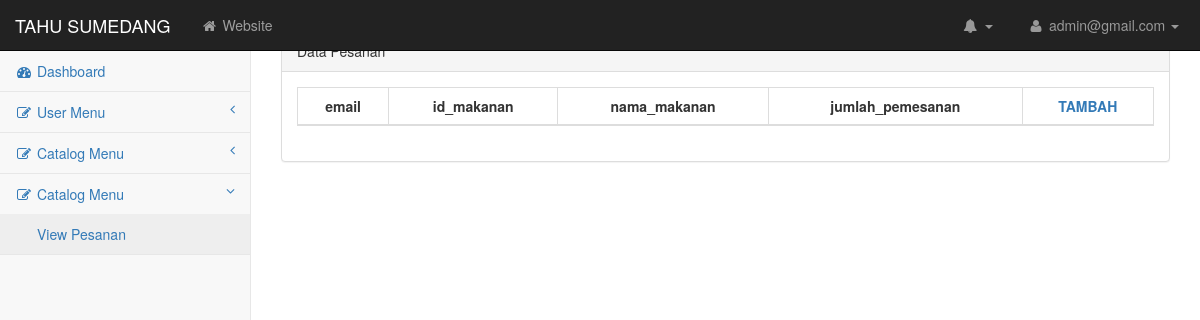
The app's page /datapemesanan.php (signed in), older data.
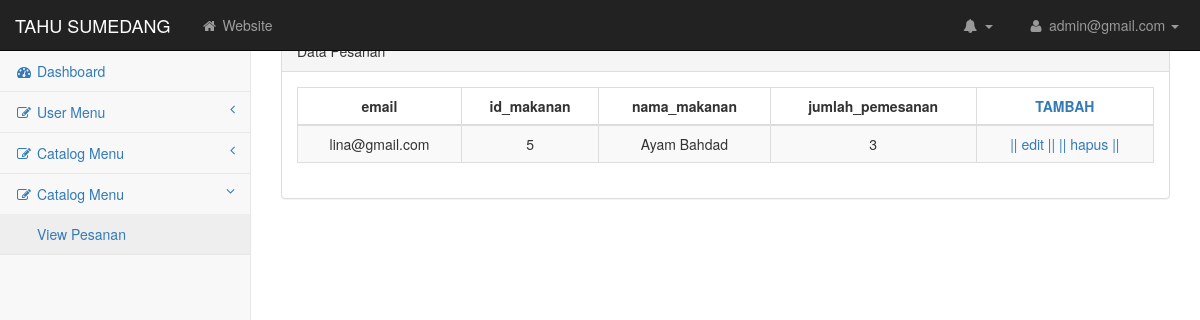
The same page, newer data.
### tables this page shows
CREATE TABLE IF NOT EXISTS `pemesanan` (
  `email` varchar(50) NOT NULL,
  `id_makanan` int(11) NOT NULL,
  `nama_makanan` varchar(50) NOT NULL,
  `jumlah_pemesanan` int(11) NOT NULL
);

### datapemesanan.php (the view, shortened to what this page needs)
<!DOCTYPE html>
<?php include 'config.php';
  ?>
<html lang="en">
    <head>
        <link href="css/bootstrap.min.css" rel="stylesheet">
        <link href="css/metisMenu.min.css" rel="stylesheet">
        <link href="css/startmin.css" rel="stylesheet">
        <link href="css/font-awesome.min.css" rel="stylesheet" type="text/css">
</head>
<body>
<?php
   include('header.php');
   include('pinggir.php');
  ?>
<?php
$sql = 'select * from pemesanan';
$query = mysqli_query($db_link,$sql);
?>
 <div id="page-wrapper">
     <div class="row">
                    <div class="col-lg-12">
                        <div class="panel panel-default">
                            <div class="panel-heading">
                                Data Pesanan
                            </div>
        <div class="panel-body">
                                <div class="dataTable_wrapper">
<table class="table table-striped table-bordered table-hover" id="dataTables-example">
 <thead>
 <tr>
    <td align="center" ><strong>email</td>
    <td align="center" ><strong>id_makanan</td>
	<td align="center" ><strong>nama_makanan</td>
 <td align="center" ><strong>jumlah_pemesanan</td>
    <td align="center" ><strong><a href="tambahpemesanan.php">TAMBAH</a></td></tr>
 </thead>
<tbody>
<?php
 while($data = mysqli_fetch_array($query)){
?>
  <tr>
    <td p align="center"><?php echo $data['email']; ?></td>
    <td p align="center"><?php echo $data['id_makanan']; ?></td>
 <td p align="center"><?php echo $data['nama_makanan']; ?></td>
 <td p align="center"><?php echo $data['jumlah_pemesanan']; ?></td>
   <td p align="center">
  <a href="editpemesanan.php?ni=<?php echo $data['email'];?>" title="Edit"> || edit || </a>
 <a href="deletepesanan.php?ni=<?php echo $data['email'];?>" onclick="return confirm('Yakin mau di hapus?');"><a href="deletepesanan.php?ni=<?php echo $data['email'];?>" onclick="return confirm('Yakin mau di hapus?');">|| hapus ||</a>
 </td>
  </tr>
<?php
 }
 ?>
 </tbody></table>
         </div>
        </div>
    </body>
</html>

Row changes from the older to the newer data that the page shows:
added pemesanan: email "lina@gmail.com", id_makanan "5", nama_makanan "Ayam Bahdad", jumlah_pemesanan "3"
